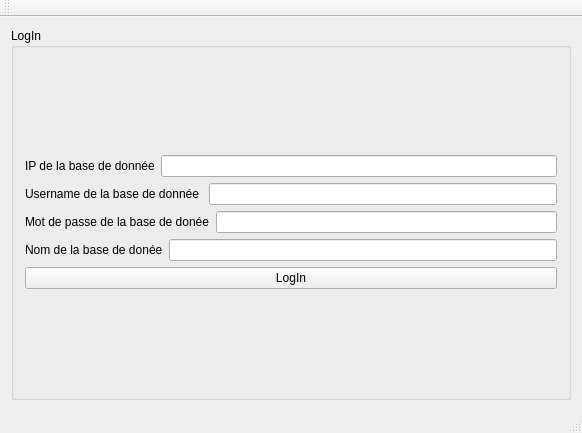
<?xml version="1.0" encoding="UTF-8"?>
<ui version="4.0">
 <class>MainWindow</class>
 <widget class="QMainWindow" name="MainWindow">
  <property name="geometry">
   <rect>
    <x>0</x>
    <y>0</y>
    <width>582</width>
    <height>433</height>
   </rect>
  </property>
  <property name="windowTitle">
   <string>MainWindow</string>
  </property>
  <widget class="QWidget" name="centralWidget">
   <layout class="QHBoxLayout" name="horizontalLayout">
    <item>
     <widget class="QGroupBox" name="groupBox">
      <property name="title">
       <string>LogIn</string>
      </property>
      <layout class="QVBoxLayout" name="verticalLayout">
       <item>
        <layout class="QVBoxLayout" name="Layout_login">
         <item>
          <layout class="QHBoxLayout" name="layout_ip">
           <item>
            <widget class="QLabel" name="label_ip">
             <property name="text">
              <string>IP de la base de donnée</string>
             </property>
            </widget>
           </item>
           <item>
            <widget class="QLineEdit" name="line_ip"/>
           </item>
          </layout>
         </item>
         <item>
          <layout class="QHBoxLayout" name="layout_username">
           <item>
            <widget class="QLabel" name="label_username">
             <property name="text">
              <string>Username de la base de donnée </string>
             </property>
            </widget>
           </item>
           <item>
            <widget class="QLineEdit" name="line_username"/>
           </item>
          </layout>
         </item>
         <item>
          <layout class="QHBoxLayout" name="layout_password">
           <item>
            <widget class="QLabel" name="label_password">
             <property name="text">
              <string>Mot de passe de la base de donée</string>
             </property>
            </widget>
           </item>
           <item>
            <widget class="QLineEdit" name="line_password">
             <property name="echoMode">
              <enum>QLineEdit::Password</enum>
             </property>
            </widget>
           </item>
          </layout>
         </item>
         <item>
          <layout class="QHBoxLayout" name="layout_name">
           <item>
            <widget class="QLabel" name="label_name">
             <property name="text">
              <string>Nom de la base de donée</string>
             </property>
            </widget>
           </item>
           <item>
            <widget class="QLineEdit" name="line_name"/>
           </item>
          </layout>
         </item>
         <item>
          <widget class="QPushButton" name="button_login">
           <property name="text">
            <string>LogIn</string>
           </property>
          </widget>
         </item>
        </layout>
       </item>
      </layout>
     </widget>
    </item>
   </layout>
  </widget>
  <widget class="QMenuBar" name="menuBar">
   <property name="geometry">
    <rect>
     <x>0</x>
     <y>0</y>
     <width>582</width>
     <height>25</height>
    </rect>
   </property>
  </widget>
  <widget class="QToolBar" name="mainToolBar">
   <attribute name="toolBarArea">
    <enum>TopToolBarArea</enum>
   </attribute>
   <attribute name="toolBarBreak">
    <bool>false</bool>
   </attribute>
  </widget>
  <widget class="QStatusBar" name="statusBar"/>
 </widget>
 <layoutdefault spacing="6" margin="11"/>
 <resources/>
 <connections/>
</ui>
